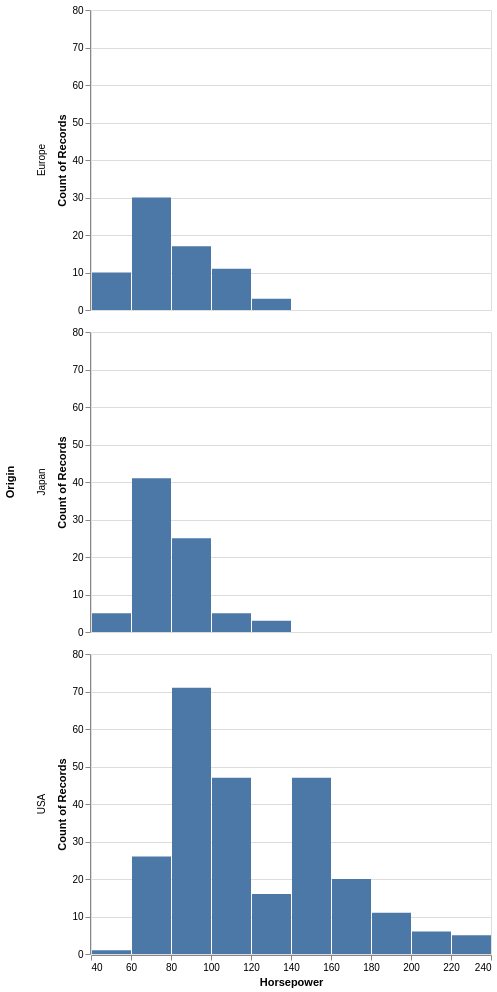

Vega-Lite specification stored for this chart:
### Vega-Lite specification from a JSON file in a GitHub repository (floating-point values rounded to 4 significant figures; data arrays with more than 128 entries replaced by an {"elided": "..."} marker saying what was removed)
{"config": {"view": {"height": 300, "width": 400}}, "encoding": {"y": {"aggregate": "count", "type": "quantitative"}, "x": {"bin": true, "title": "Horsepower", "field": "properties.Horsepower", "type": "quantitative"}, "row": {"title": "Origin", "field": "properties.Origin", "type": "nominal"}}, "data": {"values": {"features": {"elided": "406 records"}, "type": "FeatureCollection"}, "format": {"type": "json", "property": "features"}}, "mark": "bar", "$schema": "https://vega.github.io/schema/vega-lite/v2.4.1.json"}
